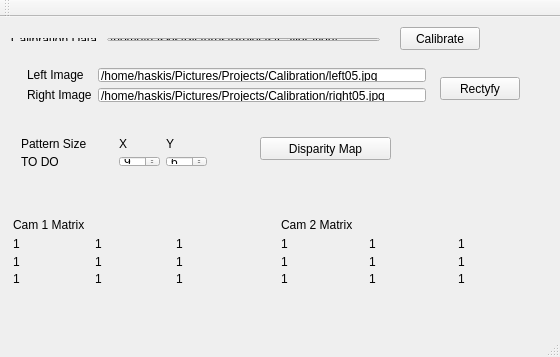
<?xml version="1.0" encoding="UTF-8"?>
<ui version="4.0">
 <class>MainWindow</class>
 <widget class="QMainWindow" name="MainWindow">
  <property name="geometry">
   <rect>
    <x>0</x>
    <y>0</y>
    <width>560</width>
    <height>357</height>
   </rect>
  </property>
  <property name="windowTitle">
   <string>MainWindow</string>
  </property>
  <widget class="QWidget" name="centralWidget">
   <widget class="QPushButton" name="pushButtonCalibrate">
    <property name="geometry">
     <rect>
      <x>400</x>
      <y>10</y>
      <width>80</width>
      <height>23</height>
     </rect>
    </property>
    <property name="text">
     <string>Calibrate</string>
    </property>
   </widget>
   <widget class="QPushButton" name="pushButtonRectify">
    <property name="geometry">
     <rect>
      <x>440</x>
      <y>60</y>
      <width>80</width>
      <height>23</height>
     </rect>
    </property>
    <property name="text">
     <string>Rectyfy</string>
    </property>
   </widget>
   <widget class="QWidget" name="layoutWidget">
    <property name="geometry">
     <rect>
      <x>10</x>
      <y>110</y>
      <width>208</width>
      <height>51</height>
     </rect>
    </property>
    <layout class="QHBoxLayout" name="horizontalLayout">
     <item>
      <layout class="QVBoxLayout" name="verticalLayout_3">
       <item>
        <widget class="QLabel" name="labelPatternSize">
         <property name="text">
          <string>Pattern Size</string>
         </property>
        </widget>
       </item>
       <item>
        <widget class="QLabel" name="label_2">
         <property name="text">
          <string>TO DO</string>
         </property>
        </widget>
       </item>
       <item>
        <spacer name="verticalSpacer">
         <property name="orientation">
          <enum>Qt::Vertical</enum>
         </property>
         <property name="sizeHint" stdset="0">
          <size>
           <width>20</width>
           <height>40</height>
          </size>
         </property>
        </spacer>
       </item>
      </layout>
     </item>
     <item>
      <widget class="QLabel" name="label">
       <property name="text">
        <string/>
       </property>
      </widget>
     </item>
     <item>
      <layout class="QVBoxLayout" name="verticalLayout">
       <item>
        <widget class="QLabel" name="labelX">
         <property name="text">
          <string>X</string>
         </property>
        </widget>
       </item>
       <item>
        <widget class="QSpinBox" name="spinBoxPatternSizeX">
         <property name="value">
          <number>9</number>
         </property>
        </widget>
       </item>
      </layout>
     </item>
     <item>
      <layout class="QVBoxLayout" name="verticalLayout_2">
       <item>
        <widget class="QLabel" name="labelY">
         <property name="text">
          <string>Y</string>
         </property>
        </widget>
       </item>
       <item>
        <widget class="QSpinBox" name="spinBoxPatternSizeY">
         <property name="value">
          <number>6</number>
         </property>
        </widget>
       </item>
      </layout>
     </item>
    </layout>
   </widget>
   <widget class="QWidget" name="layoutWidget">
    <property name="geometry">
     <rect>
      <x>0</x>
      <y>10</y>
      <width>391</width>
      <height>25</height>
     </rect>
    </property>
    <layout class="QHBoxLayout" name="horizontalLayout_2">
     <item>
      <widget class="QLabel" name="labelCalibrationSource">
       <property name="text">
        <string>Calibration Data </string>
       </property>
      </widget>
     </item>
     <item>
      <widget class="QLineEdit" name="lineEditCalibrationData">
       <property name="text">
        <string>/home/haskis/Pictures/Projects/Calibration/</string>
       </property>
      </widget>
     </item>
    </layout>
   </widget>
   <widget class="QWidget" name="layoutWidget">
    <property name="geometry">
     <rect>
      <x>270</x>
      <y>190</y>
      <width>281</width>
      <height>88</height>
     </rect>
    </property>
    <layout class="QVBoxLayout" name="verticalLayout_6">
     <item>
      <widget class="QLabel" name="label_5">
       <property name="text">
        <string>Cam 2 Matrix</string>
       </property>
      </widget>
     </item>
     <item>
      <layout class="QVBoxLayout" name="verticalLayout_5">
       <item>
        <layout class="QHBoxLayout" name="horizontalLayout_6">
         <item>
          <widget class="QLabel" name="labelB1_1">
           <property name="sizePolicy">
            <sizepolicy hsizetype="Expanding" vsizetype="Expanding">
             <horstretch>0</horstretch>
             <verstretch>0</verstretch>
            </sizepolicy>
           </property>
           <property name="text">
            <string>1</string>
           </property>
          </widget>
         </item>
         <item>
          <widget class="QLabel" name="labelB1_2">
           <property name="sizePolicy">
            <sizepolicy hsizetype="Expanding" vsizetype="Expanding">
             <horstretch>0</horstretch>
             <verstretch>0</verstretch>
            </sizepolicy>
           </property>
           <property name="text">
            <string>1</string>
           </property>
          </widget>
         </item>
         <item>
          <widget class="QLabel" name="labelB1_3">
           <property name="sizePolicy">
            <sizepolicy hsizetype="Expanding" vsizetype="Expanding">
             <horstretch>0</horstretch>
             <verstretch>0</verstretch>
            </sizepolicy>
           </property>
           <property name="text">
            <string>1</string>
           </property>
          </widget>
         </item>
        </layout>
       </item>
       <item>
        <layout class="QHBoxLayout" name="horizontalLayout_7">
         <item>
          <widget class="QLabel" name="labelB2_1">
           <property name="sizePolicy">
            <sizepolicy hsizetype="Expanding" vsizetype="Expanding">
             <horstretch>0</horstretch>
             <verstretch>0</verstretch>
            </sizepolicy>
           </property>
           <property name="text">
            <string>1</string>
           </property>
          </widget>
         </item>
         <item>
          <widget class="QLabel" name="labelB2_2">
           <property name="sizePolicy">
            <sizepolicy hsizetype="Expanding" vsizetype="Expanding">
             <horstretch>0</horstretch>
             <verstretch>0</verstretch>
            </sizepolicy>
           </property>
           <property name="text">
            <string>1</string>
           </property>
          </widget>
         </item>
         <item>
          <widget class="QLabel" name="labelB2_3">
           <property name="sizePolicy">
            <sizepolicy hsizetype="Expanding" vsizetype="Expanding">
             <horstretch>0</horstretch>
             <verstretch>0</verstretch>
            </sizepolicy>
           </property>
           <property name="text">
            <string>1</string>
           </property>
          </widget>
         </item>
        </layout>
       </item>
       <item>
        <layout class="QHBoxLayout" name="horizontalLayout_8">
         <item>
          <widget class="QLabel" name="labelB3_1">
           <property name="sizePolicy">
            <sizepolicy hsizetype="Expanding" vsizetype="Expanding">
             <horstretch>0</horstretch>
             <verstretch>0</verstretch>
            </sizepolicy>
           </property>
           <property name="text">
            <string>1</string>
           </property>
          </widget>
         </item>
         <item>
          <widget class="QLabel" name="labelB3_2">
           <property name="sizePolicy">
            <sizepolicy hsizetype="Expanding" vsizetype="Expanding">
             <horstretch>0</horstretch>
             <verstretch>0</verstretch>
            </sizepolicy>
           </property>
           <property name="text">
            <string>1</string>
           </property>
          </widget>
         </item>
         <item>
          <widget class="QLabel" name="labelB3_3">
           <property name="sizePolicy">
            <sizepolicy hsizetype="Expanding" vsizetype="Expanding">
             <horstretch>0</horstretch>
             <verstretch>0</verstretch>
            </sizepolicy>
           </property>
           <property name="text">
            <string>1</string>
           </property>
          </widget>
         </item>
        </layout>
       </item>
      </layout>
     </item>
    </layout>
   </widget>
   <widget class="QWidget" name="layoutWidget">
    <property name="geometry">
     <rect>
      <x>2</x>
      <y>190</y>
      <width>261</width>
      <height>88</height>
     </rect>
    </property>
    <layout class="QVBoxLayout" name="verticalLayout_7">
     <item>
      <widget class="QLabel" name="label_7">
       <property name="text">
        <string>Cam 1 Matrix</string>
       </property>
      </widget>
     </item>
     <item>
      <layout class="QVBoxLayout" name="verticalLayout_4">
       <item>
        <layout class="QHBoxLayout" name="horizontalLayout_3">
         <item>
          <widget class="QLabel" name="labelA1_1">
           <property name="sizePolicy">
            <sizepolicy hsizetype="Expanding" vsizetype="Expanding">
             <horstretch>0</horstretch>
             <verstretch>0</verstretch>
            </sizepolicy>
           </property>
           <property name="text">
            <string>1</string>
           </property>
          </widget>
         </item>
         <item>
          <widget class="QLabel" name="labelA1_2">
           <property name="sizePolicy">
            <sizepolicy hsizetype="Expanding" vsizetype="Expanding">
             <horstretch>0</horstretch>
             <verstretch>0</verstretch>
            </sizepolicy>
           </property>
           <property name="text">
            <string>1</string>
           </property>
          </widget>
         </item>
         <item>
          <widget class="QLabel" name="labelA1_3">
           <property name="sizePolicy">
            <sizepolicy hsizetype="Expanding" vsizetype="Expanding">
             <horstretch>0</horstretch>
             <verstretch>0</verstretch>
            </sizepolicy>
           </property>
           <property name="text">
            <string>1</string>
           </property>
          </widget>
         </item>
        </layout>
       </item>
       <item>
        <layout class="QHBoxLayout" name="horizontalLayout_4">
         <item>
          <widget class="QLabel" name="labelA2_1">
           <property name="sizePolicy">
            <sizepolicy hsizetype="Expanding" vsizetype="Expanding">
             <horstretch>0</horstretch>
             <verstretch>0</verstretch>
            </sizepolicy>
           </property>
           <property name="text">
            <string>1</string>
           </property>
          </widget>
         </item>
         <item>
          <widget class="QLabel" name="labelA2_2">
           <property name="sizePolicy">
            <sizepolicy hsizetype="Expanding" vsizetype="Expanding">
             <horstretch>0</horstretch>
             <verstretch>0</verstretch>
            </sizepolicy>
           </property>
           <property name="text">
            <string>1</string>
           </property>
          </widget>
         </item>
         <item>
          <widget class="QLabel" name="labelA2_3">
           <property name="sizePolicy">
            <sizepolicy hsizetype="Expanding" vsizetype="Expanding">
             <horstretch>0</horstretch>
             <verstretch>0</verstretch>
            </sizepolicy>
           </property>
           <property name="text">
            <string>1</string>
           </property>
          </widget>
         </item>
        </layout>
       </item>
       <item>
        <layout class="QHBoxLayout" name="horizontalLayout_5">
         <item>
          <widget class="QLabel" name="labelA3_1">
           <property name="sizePolicy">
            <sizepolicy hsizetype="Expanding" vsizetype="Expanding">
             <horstretch>0</horstretch>
             <verstretch>0</verstretch>
            </sizepolicy>
           </property>
           <property name="text">
            <string>1</string>
           </property>
          </widget>
         </item>
         <item>
          <widget class="QLabel" name="labelA3_2">
           <property name="sizePolicy">
            <sizepolicy hsizetype="Expanding" vsizetype="Expanding">
             <horstretch>0</horstretch>
             <verstretch>0</verstretch>
            </sizepolicy>
           </property>
           <property name="text">
            <string>1</string>
           </property>
          </widget>
         </item>
         <item>
          <widget class="QLabel" name="labelA3_3">
           <property name="sizePolicy">
            <sizepolicy hsizetype="Expanding" vsizetype="Expanding">
             <horstretch>0</horstretch>
             <verstretch>0</verstretch>
            </sizepolicy>
           </property>
           <property name="text">
            <string>1</string>
           </property>
          </widget>
         </item>
        </layout>
       </item>
      </layout>
     </item>
    </layout>
   </widget>
   <widget class="QWidget" name="layoutWidget">
    <property name="geometry">
     <rect>
      <x>16</x>
      <y>40</y>
      <width>421</width>
      <height>56</height>
     </rect>
    </property>
    <layout class="QHBoxLayout" name="horizontalLayout_9">
     <item>
      <layout class="QVBoxLayout" name="verticalLayout_9">
       <item>
        <widget class="QLabel" name="labelLeftImage">
         <property name="text">
          <string>Left Image</string>
         </property>
        </widget>
       </item>
       <item>
        <widget class="QLabel" name="labelRightImage">
         <property name="text">
          <string>Right Image</string>
         </property>
        </widget>
       </item>
      </layout>
     </item>
     <item>
      <layout class="QVBoxLayout" name="verticalLayout_8">
       <item>
        <widget class="QLineEdit" name="lineEditLeftImage">
         <property name="text">
          <string>/home/haskis/Pictures/Projects/Calibration/left05.jpg</string>
         </property>
        </widget>
       </item>
       <item>
        <widget class="QLineEdit" name="lineEditRightImage">
         <property name="text">
          <string>/home/haskis/Pictures/Projects/Calibration/right05.jpg</string>
         </property>
        </widget>
       </item>
      </layout>
     </item>
    </layout>
   </widget>
   <widget class="QPushButton" name="pushButtonDisparity">
    <property name="geometry">
     <rect>
      <x>260</x>
      <y>120</y>
      <width>131</width>
      <height>23</height>
     </rect>
    </property>
    <property name="text">
     <string>Disparity Map</string>
    </property>
   </widget>
   <zorder>layoutWidget</zorder>
   <zorder>layoutWidget</zorder>
   <zorder>layoutWidget</zorder>
   <zorder>layoutWidget</zorder>
   <zorder>pushButtonCalibrate</zorder>
   <zorder>pushButtonRectify</zorder>
   <zorder>layoutWidget</zorder>
   <zorder>pushButtonDisparity</zorder>
  </widget>
  <widget class="QMenuBar" name="menuBar">
   <property name="geometry">
    <rect>
     <x>0</x>
     <y>0</y>
     <width>560</width>
     <height>20</height>
    </rect>
   </property>
  </widget>
  <widget class="QToolBar" name="mainToolBar">
   <attribute name="toolBarArea">
    <enum>TopToolBarArea</enum>
   </attribute>
   <attribute name="toolBarBreak">
    <bool>false</bool>
   </attribute>
  </widget>
  <widget class="QStatusBar" name="statusBar"/>
 </widget>
 <layoutdefault spacing="6" margin="11"/>
 <resources/>
 <connections/>
</ui>
